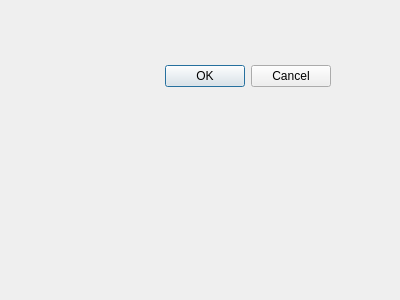
<?xml version="1.0" encoding="UTF-8"?>
<ui version="4.0">
 <class>Dialog</class>
 <widget class="QDialog" name="Dialog">
  <property name="geometry">
   <rect>
    <x>0</x>
    <y>0</y>
    <width>400</width>
    <height>300</height>
   </rect>
  </property>
  <property name="windowTitle">
   <string>Dialog</string>
  </property>
  <widget class="QDialogButtonBox" name="buttonBox">
   <property name="geometry">
    <rect>
     <x>-10</x>
     <y>60</y>
     <width>341</width>
     <height>32</height>
    </rect>
   </property>
   <property name="orientation">
    <enum>Qt::Horizontal</enum>
   </property>
   <property name="standardButtons">
    <set>QDialogButtonBox::Cancel|QDialogButtonBox::Ok</set>
   </property>
  </widget>
 </widget>
 <resources/>
 <connections>
  <connection>
   <sender>buttonBox</sender>
   <signal>accepted()</signal>
   <receiver>Dialog</receiver>
   <slot>accept()</slot>
   <hints>
    <hint type="sourcelabel">
     <x>248</x>
     <y>254</y>
    </hint>
    <hint type="destinationlabel">
     <x>157</x>
     <y>274</y>
    </hint>
   </hints>
  </connection>
  <connection>
   <sender>buttonBox</sender>
   <signal>rejected()</signal>
   <receiver>Dialog</receiver>
   <slot>reject()</slot>
   <hints>
    <hint type="sourcelabel">
     <x>316</x>
     <y>260</y>
    </hint>
    <hint type="destinationlabel">
     <x>286</x>
     <y>274</y>
    </hint>
   </hints>
  </connection>
 </connections>
</ui>
